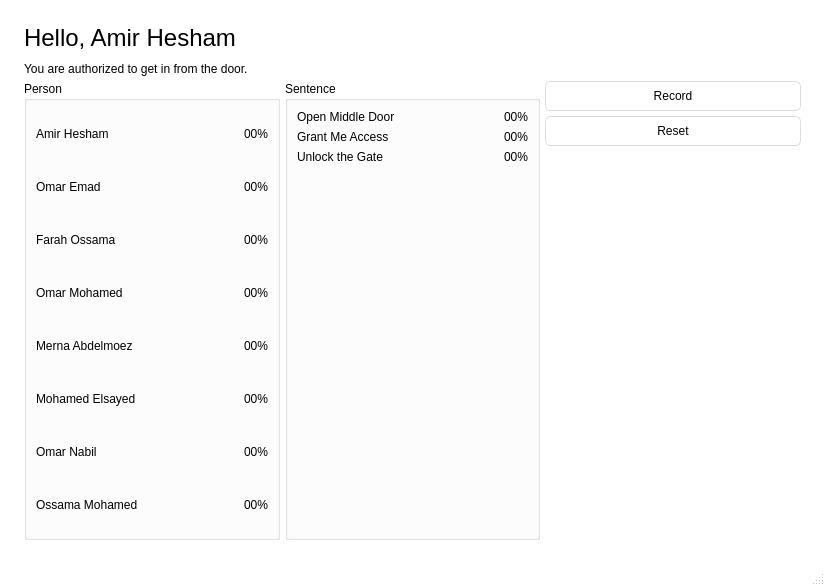
<?xml version="1.0" encoding="UTF-8"?>
<ui version="4.0">
 <class>MainWindow</class>
 <widget class="QMainWindow" name="MainWindow">
  <property name="geometry">
   <rect>
    <x>0</x>
    <y>0</y>
    <width>825</width>
    <height>586</height>
   </rect>
  </property>
  <property name="windowTitle">
   <string>MainWindow</string>
  </property>
  <property name="styleSheet">
   <string notr="true">/*
Aqua Style Sheet for QT Applications
Author: Jaime A. Quiroga P.
Company: GTRONICK
Last updated: 22/01/2019, 07:55.
Available at: https://github.com/GTRONICK/QSS/blob/master/Aqua.qss
*/
QMainWindow {
	background-color: white;
}
QTextEdit {
	border-width: 1px;
	border-style: solid;
	border-color: qlineargradient(spread:pad, x1:0.5, y1:1, x2:0.5, y2:0, stop:0 rgba(0, 113, 255, 255), stop:1 rgba(91, 171, 252, 255));
}
QPlainTextEdit {
	border-width: 1px;
	border-style: solid;
	border-color: qlineargradient(spread:pad, x1:0.5, y1:1, x2:0.5, y2:0, stop:0 rgba(0, 113, 255, 255), stop:1 rgba(91, 171, 252, 255));
}
QToolButton {
	border-style: solid;
	border-top-color: qlineargradient(spread:pad, x1:0.5, y1:1, x2:0.5, y2:0, stop:0 rgb(215, 215, 215), stop:1 rgb(222, 222, 222));
	border-right-color: qlineargradient(spread:pad, x1:0, y1:0.5, x2:1, y2:0.5, stop:0 rgb(217, 217, 217), stop:1 rgb(227, 227, 227));
	border-left-color: qlineargradient(spread:pad, x1:0, y1:0.5, x2:1, y2:0.5, stop:0 rgb(227, 227, 227), stop:1 rgb(217, 217, 217));
	border-bottom-color: qlineargradient(spread:pad, x1:0.5, y1:1, x2:0.5, y2:0, stop:0 rgb(215, 215, 215), stop:1 rgb(222, 222, 222));
	border-width: 1px;
	border-radius: 5px;
	color: rgb(0,0,0);
	padding: 2px;
	background-color: rgb(255,255,255);
}
QToolButton:hover{
	border-style: solid;
	border-top-color: qlineargradient(spread:pad, x1:0.5, y1:1, x2:0.5, y2:0, stop:0 rgb(195, 195, 195), stop:1 rgb(222, 222, 222));
	border-right-color: qlineargradient(spread:pad, x1:0, y1:0.5, x2:1, y2:0.5, stop:0 rgb(197, 197, 197), stop:1 rgb(227, 227, 227));
	border-left-color: qlineargradient(spread:pad, x1:0, y1:0.5, x2:1, y2:0.5, stop:0 rgb(227, 227, 227), stop:1 rgb(197, 197, 197));
	border-bottom-color: qlineargradient(spread:pad, x1:0.5, y1:1, x2:0.5, y2:0, stop:0 rgb(195, 195, 195), stop:1 rgb(222, 222, 222));
	border-width: 1px;
	border-radius: 5px;
	color: rgb(0,0,0);
	padding: 2px;
	background-color: rgb(255,255,255);
}
QToolButton:pressed{
	border-style: solid;
	border-top-color: qlineargradient(spread:pad, x1:0.5, y1:1, x2:0.5, y2:0, stop:0 rgb(215, 215, 215), stop:1 rgb(222, 222, 222));
	border-right-color: qlineargradient(spread:pad, x1:0, y1:0.5, x2:1, y2:0.5, stop:0 rgb(217, 217, 217), stop:1 rgb(227, 227, 227));
	border-left-color: qlineargradient(spread:pad, x1:0, y1:0.5, x2:1, y2:0.5, stop:0 rgb(227, 227, 227), stop:1 rgb(217, 217, 217));
	border-bottom-color: qlineargradient(spread:pad, x1:0.5, y1:1, x2:0.5, y2:0, stop:0 rgb(215, 215, 215), stop:1 rgb(222, 222, 222));
	border-width: 1px;
	border-radius: 5px;
	color: rgb(0,0,0);
	padding: 2px;
	background-color: rgb(142,142,142);
}
QPushButton{
	border-style: solid;
	border-top-color: qlineargradient(spread:pad, x1:0.5, y1:1, x2:0.5, y2:0, stop:0 rgb(215, 215, 215), stop:1 rgb(222, 222, 222));
	border-right-color: qlineargradient(spread:pad, x1:0, y1:0.5, x2:1, y2:0.5, stop:0 rgb(217, 217, 217), stop:1 rgb(227, 227, 227));
	border-left-color: qlineargradient(spread:pad, x1:0, y1:0.5, x2:1, y2:0.5, stop:0 rgb(227, 227, 227), stop:1 rgb(217, 217, 217));
	border-bottom-color: qlineargradient(spread:pad, x1:0.5, y1:1, x2:0.5, y2:0, stop:0 rgb(215, 215, 215), stop:1 rgb(222, 222, 222));
	border-width: 1px;
	border-radius: 5px;
	color: rgb(0,0,0);
	padding: 2px;
	background-color: rgb(255,255,255);
}
QPushButton::default{
	border-style: solid;
	border-top-color: qlineargradient(spread:pad, x1:0.5, y1:1, x2:0.5, y2:0, stop:0 rgb(215, 215, 215), stop:1 rgb(222, 222, 222));
	border-right-color: qlineargradient(spread:pad, x1:0, y1:0.5, x2:1, y2:0.5, stop:0 rgb(217, 217, 217), stop:1 rgb(227, 227, 227));
	border-left-color: qlineargradient(spread:pad, x1:0, y1:0.5, x2:1, y2:0.5, stop:0 rgb(227, 227, 227), stop:1 rgb(217, 217, 217));
	border-bottom-color: qlineargradient(spread:pad, x1:0.5, y1:1, x2:0.5, y2:0, stop:0 rgb(215, 215, 215), stop:1 rgb(222, 222, 222));
	border-width: 1px;
	border-radius: 5px;
	color: rgb(0,0,0);
	padding: 2px;
	background-color: rgb(255,255,255);
}
QPushButton:hover{
	border-style: solid;
	border-top-color: qlineargradient(spread:pad, x1:0.5, y1:1, x2:0.5, y2:0, stop:0 rgb(195, 195, 195), stop:1 rgb(222, 222, 222));
	border-right-color: qlineargradient(spread:pad, x1:0, y1:0.5, x2:1, y2:0.5, stop:0 rgb(197, 197, 197), stop:1 rgb(227, 227, 227));
	border-left-color: qlineargradient(spread:pad, x1:0, y1:0.5, x2:1, y2:0.5, stop:0 rgb(227, 227, 227), stop:1 rgb(197, 197, 197));
	border-bottom-color: qlineargradient(spread:pad, x1:0.5, y1:1, x2:0.5, y2:0, stop:0 rgb(195, 195, 195), stop:1 rgb(222, 222, 222));
	border-width: 1px;
	border-radius: 5px;
	color: rgb(0,0,0);
	padding: 2px;
	background-color: rgb(255,255,255);
}
QPushButton:pressed{
	border-style: solid;
	border-top-color: qlineargradient(spread:pad, x1:0.5, y1:1, x2:0.5, y2:0, stop:0 rgb(215, 215, 215), stop:1 rgb(222, 222, 222));
	border-right-color: qlineargradient(spread:pad, x1:0, y1:0.5, x2:1, y2:0.5, stop:0 rgb(217, 217, 217), stop:1 rgb(227, 227, 227));
	border-left-color: qlineargradient(spread:pad, x1:0, y1:0.5, x2:1, y2:0.5, stop:0 rgb(227, 227, 227), stop:1 rgb(217, 217, 217));
	border-bottom-color: qlineargradient(spread:pad, x1:0.5, y1:1, x2:0.5, y2:0, stop:0 rgb(215, 215, 215), stop:1 rgb(222, 222, 222));
	border-width: 1px;
	border-radius: 5px;
	color: rgb(0,0,0);
	padding: 2px;
	background-color: rgb(142,142,142);
}
QPushButton:disabled{
	border-style: solid;
	border-top-color: qlineargradient(spread:pad, x1:0.5, y1:1, x2:0.5, y2:0, stop:0 rgb(215, 215, 215), stop:1 rgb(222, 222, 222));
	border-right-color: qlineargradient(spread:pad, x1:0, y1:0.5, x2:1, y2:0.5, stop:0 rgb(217, 217, 217), stop:1 rgb(227, 227, 227));
	border-left-color: qlineargradient(spread:pad, x1:0, y1:0.5, x2:1, y2:0.5, stop:0 rgb(227, 227, 227), stop:1 rgb(217, 217, 217));
	border-bottom-color: qlineargradient(spread:pad, x1:0.5, y1:1, x2:0.5, y2:0, stop:0 rgb(215, 215, 215), stop:1 rgb(222, 222, 222));
	border-width: 1px;
	border-radius: 5px;
	color: #808086;
	padding: 2px;
	background-color: rgb(142,142,142);
}
QLineEdit {
	border-width: 1px; border-radius: 4px;
	border-style: solid;
	border-color: qlineargradient(spread:pad, x1:0.5, y1:1, x2:0.5, y2:0, stop:0 rgba(0, 113, 255, 255), stop:1 rgba(91, 171, 252, 255));
}
QLabel {
	color: #000000;
}
QLCDNumber {
	color: rgb(0, 113, 255, 255);
}
QProgressBar {
	text-align: center;
	color: rgb(240, 240, 240);
	border-width: 1px; 
	border-radius: 10px;
	border-color: rgb(230, 230, 230);
	border-style: solid;
	background-color:rgb(207,207,207);
}
QProgressBar::chunk {
	background-color: qlineargradient(spread:pad, x1:0.5, y1:1, x2:0.5, y2:0, stop:0 rgba(49, 147, 250, 255), stop:1 rgba(34, 142, 255, 255));
	border-radius: 10px;
}
QMenuBar {
	background-color: qlineargradient(spread:pad, x1:0.5, y1:1, x2:0.5, y2:0, stop:0 rgba(207, 209, 207, 255), stop:1 rgba(230, 229, 230, 255));
}
QMenuBar::item {
	color: #000000;
  	spacing: 3px;
  	padding: 1px 4px;
	background-color: qlineargradient(spread:pad, x1:0.5, y1:1, x2:0.5, y2:0, stop:0 rgba(207, 209, 207, 255), stop:1 rgba(230, 229, 230, 255));
}

QMenuBar::item:selected {
  	background-color: qlineargradient(spread:pad, x1:0.5, y1:1, x2:0.5, y2:0, stop:0 rgba(0, 113, 255, 255), stop:1 rgba(91, 171, 252, 255));
	color: #FFFFFF;
}
QMenu::item:selected {
	border-style: solid;
	border-top-color: transparent;
	border-right-color: transparent;
	border-left-color: qlineargradient(spread:pad, x1:0.5, y1:1, x2:0.5, y2:0, stop:0 rgba(0, 113, 255, 255), stop:1 rgba(91, 171, 252, 255));
	border-bottom-color: transparent;
	border-left-width: 2px;
	color: #000000;
	padding-left:15px;
	padding-top:4px;
	padding-bottom:4px;
	padding-right:7px;
}
QMenu::item {
	border-style: solid;
	border-top-color: transparent;
	border-right-color: transparent;
	border-left-color: transparent;
	border-bottom-color: transparent;
	border-bottom-width: 1px;
	color: #000000;
	padding-left:17px;
	padding-top:4px;
	padding-bottom:4px;
	padding-right:7px;
}
QTabWidget {
	color:rgb(0,0,0);
	background-color:#000000;
}
QTabWidget::pane {
		border-color: rgb(223,223,223);
		background-color:rgb(226,226,226);
		border-style: solid;
		border-width: 2px;
    	border-radius: 6px;
}
QTabBar::tab:first {
	border-style: solid;
	border-left-width:1px;
	border-right-width:0px;
	border-top-width:1px;
	border-bottom-width:1px;
	border-top-color: rgb(209,209,209);
	border-left-color: qlineargradient(spread:pad, x1:0.5, y1:1, x2:0.5, y2:0, stop:0 rgba(209, 209, 209, 209), stop:1 rgba(229, 229, 229, 229));
	border-bottom-color: rgb(229,229,229);
	border-top-left-radius: 4px;
	border-bottom-left-radius: 4px;
	color: #000000;
	padding: 3px;
	margin-left:0px;
	background-color: qlineargradient(spread:pad, x1:0.5, y1:1, x2:0.5, y2:0, stop:0 rgba(247, 247, 247, 255), stop:1 rgba(255, 255, 255, 255));
}
QTabBar::tab:last {
	border-style: solid;
	border-width:1px;
	border-top-color: rgb(209,209,209);
	border-left-color: qlineargradient(spread:pad, x1:0.5, y1:1, x2:0.5, y2:0, stop:0 rgba(209, 209, 209, 209), stop:1 rgba(229, 229, 229, 229));
	border-right-color: qlineargradient(spread:pad, x1:0.5, y1:1, x2:0.5, y2:0, stop:0 rgba(209, 209, 209, 209), stop:1 rgba(229, 229, 229, 229));
	border-bottom-color: rgb(229,229,229);
	border-top-right-radius: 4px;
	border-bottom-right-radius: 4px;
	color: #000000;
	padding: 3px;
	margin-left:0px;
	background-color: qlineargradient(spread:pad, x1:0.5, y1:1, x2:0.5, y2:0, stop:0 rgba(247, 247, 247, 255), stop:1 rgba(255, 255, 255, 255));
}
QTabBar::tab {
	border-style: solid;
	border-top-width:1px;
	border-bottom-width:1px;
	border-left-width:1px;
	border-top-color: rgb(209,209,209);
	border-left-color: qlineargradient(spread:pad, x1:0.5, y1:1, x2:0.5, y2:0, stop:0 rgba(209, 209, 209, 209), stop:1 rgba(229, 229, 229, 229));
	border-bottom-color: rgb(229,229,229);
	color: #000000;
	padding: 3px;
	margin-left:0px;
	background-color: qlineargradient(spread:pad, x1:0.5, y1:1, x2:0.5, y2:0, stop:0 rgba(247, 247, 247, 255), stop:1 rgba(255, 255, 255, 255));
}
QTabBar::tab:selected, QTabBar::tab:last:selected, QTabBar::tab:hover {
  	border-style: solid;
  	border-left-width:1px;
	border-right-color: transparent;
	border-top-color: rgb(209,209,209);
	border-left-color: qlineargradient(spread:pad, x1:0.5, y1:1, x2:0.5, y2:0, stop:0 rgba(209, 209, 209, 209), stop:1 rgba(229, 229, 229, 229));
	border-bottom-color: rgb(229,229,229);
	color: #FFFFFF;
	padding: 3px;
	margin-left:0px;
	background-color: qlineargradient(spread:pad, x1:0.5, y1:1, x2:0.5, y2:0, stop:0 rgba(0, 113, 255, 255), stop:1 rgba(91, 171, 252, 255));
}

QTabBar::tab:selected, QTabBar::tab:first:selected, QTabBar::tab:hover {
  	border-style: solid;
  	border-left-width:1px;
  	border-bottom-width:1px;
  	border-top-width:1px;
	border-right-color: transparent;
	border-top-color: rgb(209,209,209);
	border-left-color: qlineargradient(spread:pad, x1:0.5, y1:1, x2:0.5, y2:0, stop:0 rgba(209, 209, 209, 209), stop:1 rgba(229, 229, 229, 229));
	border-bottom-color: rgb(229,229,229);
	color: #FFFFFF;
	padding: 3px;
	margin-left:0px;
	background-color: qlineargradient(spread:pad, x1:0.5, y1:1, x2:0.5, y2:0, stop:0 rgba(0, 113, 255, 255), stop:1 rgba(91, 171, 252, 255));
}

QCheckBox {
	color: #000000;
	padding: 2px;
}
QCheckBox:disabled {
	color: #808086;
	padding: 2px;
}

QCheckBox:hover {
	border-radius:4px;
	border-style:solid;
	padding-left: 1px;
	padding-right: 1px;
	padding-bottom: 1px;
	padding-top: 1px;
	border-width:1px;
	border-color: transparent;
}
QCheckBox::indicator:checked {

	height: 10px;
	width: 10px;
	border-style:solid;
	border-width: 1px;
	border-color: qlineargradient(spread:pad, x1:0.5, y1:1, x2:0.5, y2:0, stop:0 rgba(0, 113, 255, 255), stop:1 rgba(91, 171, 252, 255));
	color: #000000;
	background-color: qlineargradient(spread:pad, x1:0.5, y1:1, x2:0.5, y2:0, stop:0 rgba(0, 113, 255, 255), stop:1 rgba(91, 171, 252, 255));
}
QCheckBox::indicator:unchecked {

	height: 10px;
	width: 10px;
	border-style:solid;
	border-width: 1px;
	border-color: qlineargradient(spread:pad, x1:0.5, y1:1, x2:0.5, y2:0, stop:0 rgba(0, 113, 255, 255), stop:1 rgba(91, 171, 252, 255));
	color: #000000;
}
QRadioButton {
	color: 000000;
	padding: 1px;
}
QRadioButton::indicator:checked {
	height: 10px;
	width: 10px;
	border-style:solid;
	border-radius:5px;
	border-width: 1px;
	border-color: qlineargradient(spread:pad, x1:0.5, y1:1, x2:0.5, y2:0, stop:0 rgba(0, 113, 255, 255), stop:1 rgba(91, 171, 252, 255));
	color: #a9b7c6;
	background-color: qlineargradient(spread:pad, x1:0.5, y1:1, x2:0.5, y2:0, stop:0 rgba(0, 113, 255, 255), stop:1 rgba(91, 171, 252, 255));
}
QRadioButton::indicator:!checked {
	height: 10px;
	width: 10px;
	border-style:solid;
	border-radius:5px;
	border-width: 1px;
	border-color: qlineargradient(spread:pad, x1:0.5, y1:1, x2:0.5, y2:0, stop:0 rgba(0, 113, 255, 255), stop:1 rgba(91, 171, 252, 255));
	color: #a9b7c6;
	background-color: transparent;
}
QStatusBar {
	color:#027f7f;
}
QSpinBox {
	border-style: solid;
	border-width: 1px;
	border-color: qlineargradient(spread:pad, x1:0.5, y1:1, x2:0.5, y2:0, stop:0 rgba(0, 113, 255, 255), stop:1 rgba(91, 171, 252, 255));
}
QDoubleSpinBox {
	border-style: solid;
	border-width: 1px;
	border-color: qlineargradient(spread:pad, x1:0.5, y1:1, x2:0.5, y2:0, stop:0 rgba(0, 113, 255, 255), stop:1 rgba(91, 171, 252, 255));
}
QTimeEdit {
	border-style: solid;
	border-width: 1px;
	border-color: qlineargradient(spread:pad, x1:0.5, y1:1, x2:0.5, y2:0, stop:0 rgba(0, 113, 255, 255), stop:1 rgba(91, 171, 252, 255));
}
QDateTimeEdit {
	border-style: solid;
	border-width: 1px;
	border-color: qlineargradient(spread:pad, x1:0.5, y1:1, x2:0.5, y2:0, stop:0 rgba(0, 113, 255, 255), stop:1 rgba(91, 171, 252, 255));
}
QDateEdit {
	border-style: solid;
	border-width: 1px;
	border-color: qlineargradient(spread:pad, x1:0.5, y1:1, x2:0.5, y2:0, stop:0 rgba(0, 113, 255, 255), stop:1 rgba(91, 171, 252, 255));
}

QToolBox {
	color: #a9b7c6;
	background-color:#000000;
}
QToolBox::tab {
	color: #a9b7c6;
	background-color:#000000;
}
QToolBox::tab:selected {
	color: #FFFFFF;
	background-color:#000000;
}
QScrollArea {
	color: #FFFFFF;
	background-color:#000000;
}
QSlider::groove:horizontal {
	height: 5px;
	background-color: qlineargradient(spread:pad, x1:0.5, y1:1, x2:0.5, y2:0, stop:0 rgba(49, 147, 250, 255), stop:1 rgba(34, 142, 255, 255));
}
QSlider::groove:vertical {
	width: 5px;
	background-color: qlineargradient(spread:pad, x1:0.5, y1:1, x2:0.5, y2:0, stop:0 rgba(49, 147, 250, 255), stop:1 rgba(34, 142, 255, 255));
}
QSlider::handle:horizontal {
	background: rgb(253,253,253);
	border-style: solid;
	border-width: 1px;
	border-color: rgb(207,207,207);
	width: 12px;
	margin: -5px 0;
	border-radius: 7px;
}
QSlider::handle:vertical {
	background: rgb(253,253,253);
	border-style: solid;
	border-width: 1px;
	border-color: rgb(207,207,207);
	height: 12px;
	margin: 0 -5px;
	border-radius: 7px;
}
QSlider::add-page:horizontal {
    background: rgb(181,181,181);
}
QSlider::add-page:vertical {
    background: rgb(181,181,181);
}
QSlider::sub-page:horizontal {
    background-color: qlineargradient(spread:pad, x1:0.5, y1:1, x2:0.5, y2:0, stop:0 rgba(49, 147, 250, 255), stop:1 rgba(34, 142, 255, 255));
}
QSlider::sub-page:vertical {
    background-color: qlineargradient(spread:pad, y1:0.5, x1:1, y2:0.5, x2:0, stop:0 rgba(49, 147, 250, 255), stop:1 rgba(34, 142, 255, 255));
}
QScrollBar:horizontal {
	max-height: 20px;
	border: 1px transparent grey;
	margin: 0px 20px 0px 20px;
}
QScrollBar:vertical {
	max-width: 20px;
	border: 1px transparent grey;
	margin: 20px 0px 20px 0px;
}
QScrollBar::handle:horizontal {
	background: rgb(253,253,253);
	border-style: solid;
	border-width: 1px;
	border-color: rgb(207,207,207);
	border-radius: 7px;
	min-width: 25px;
}
QScrollBar::handle:horizontal:hover {
	background: rgb(253,253,253);
	border-style: solid;
	border-width: 1px;
	border-color: rgb(147, 200, 200);
	border-radius: 7px;
	min-width: 25px;
}
QScrollBar::handle:vertical {
	background: rgb(253,253,253);
	border-style: solid;
	border-width: 1px;
	border-color: rgb(207,207,207);
	border-radius: 7px;
	min-height: 25px;
}
QScrollBar::handle:vertical:hover {
	background: rgb(253,253,253);
	border-style: solid;
	border-width: 1px;
	border-color: rgb(147, 200, 200);
	border-radius: 7px;
	min-height: 25px;
}
QScrollBar::add-line:horizontal {
   border: 2px transparent grey;
   border-top-right-radius: 7px;
   border-bottom-right-radius: 7px;
   background: rgba(34, 142, 255, 255);
   width: 20px;
   subcontrol-position: right;
   subcontrol-origin: margin;
}
QScrollBar::add-line:horizontal:pressed {
   border: 2px transparent grey;
   border-top-right-radius: 7px;
   border-bottom-right-radius: 7px;
   background: rgb(181,181,181);
   width: 20px;
   subcontrol-position: right;
   subcontrol-origin: margin;
}
QScrollBar::add-line:vertical {
   border: 2px transparent grey;
   border-bottom-left-radius: 7px;
   border-bottom-right-radius: 7px;
   background: rgba(34, 142, 255, 255);
   height: 20px;
   subcontrol-position: bottom;
   subcontrol-origin: margin;
}
QScrollBar::add-line:vertical:pressed {
   border: 2px transparent grey;
   border-bottom-left-radius: 7px;
   border-bottom-right-radius: 7px;
   background: rgb(181,181,181);
   height: 20px;
   subcontrol-position: bottom;
   subcontrol-origin: margin;
}
QScrollBar::sub-line:horizontal {
   border: 2px transparent grey;
   border-top-left-radius: 7px;
   border-bottom-left-radius: 7px;
   background: rgba(34, 142, 255, 255);
   width: 20px;
   subcontrol-position: left;
   subcontrol-origin: margin;
}
QScrollBar::sub-line:horizontal:pressed {
   border: 2px transparent grey;
   border-top-left-radius: 7px;
   border-bottom-left-radius: 7px;
   background: rgb(181,181,181);
   width: 20px;
   subcontrol-position: left;
   subcontrol-origin: margin;
}
QScrollBar::sub-line:vertical {
   border: 2px transparent grey;
   border-top-left-radius: 7px;
   border-top-right-radius: 7px;
   background: rgba(34, 142, 255, 255);
   height: 20px;
   subcontrol-position: top;
   subcontrol-origin: margin;
}
QScrollBar::sub-line:vertical:pressed {
   border: 2px transparent grey;
   border-top-left-radius: 7px;
   border-top-right-radius: 7px;
   background: rgb(181,181,181);
   height: 20px;
   subcontrol-position: top;
   subcontrol-origin: margin;
}
QScrollBar::left-arrow:horizontal {
   border: 1px transparent grey;
   border-top-left-radius: 3px;
   border-bottom-left-radius: 3px;
   width: 6px;
   height: 6px;
   background: white;
}
QScrollBar::right-arrow:horizontal {
   border: 1px transparent grey;
   border-top-right-radius: 3px;
   border-bottom-right-radius: 3px;
   width: 6px;
   height: 6px;
   background: white;
}
QScrollBar::up-arrow:vertical {
   border: 1px transparent grey;
   border-top-left-radius: 3px;
   border-top-right-radius: 3px;
   width: 6px;
   height: 6px;
   background: white;
}
QScrollBar::down-arrow:vertical {
   border: 1px transparent grey;
   border-bottom-left-radius: 3px;
   border-bottom-right-radius: 3px;
   width: 6px;
   height: 6px;
   background: white;
}
QScrollBar::add-page:horizontal, QScrollBar::sub-page:horizontal {
   background: none;
}
QScrollBar::add-page:vertical, QScrollBar::sub-page:vertical {
   background: none;
}</string>
  </property>
  <widget class="QWidget" name="centralwidget">
   <layout class="QVBoxLayout" name="verticalLayout_5">
    <property name="spacing">
     <number>5</number>
    </property>
    <property name="leftMargin">
     <number>24</number>
    </property>
    <property name="topMargin">
     <number>24</number>
    </property>
    <property name="rightMargin">
     <number>24</number>
    </property>
    <property name="bottomMargin">
     <number>24</number>
    </property>
    <item>
     <layout class="QVBoxLayout" name="verticalLayout_4">
      <item>
       <widget class="QLabel" name="welcome_lbl">
        <property name="styleSheet">
         <string notr="true">font-size: 24px;</string>
        </property>
        <property name="text">
         <string>Hello, Amir Hesham</string>
        </property>
       </widget>
      </item>
      <item>
       <widget class="SpectroWidget" name="spectrogram_graph" native="true"/>
      </item>
      <item>
       <widget class="QLabel" name="auth_lbl">
        <property name="styleSheet">
         <string notr="true"/>
        </property>
        <property name="text">
         <string>You are authorized to get in from the door.</string>
        </property>
       </widget>
      </item>
     </layout>
    </item>
    <item>
     <layout class="QHBoxLayout" name="horizontalLayout_3">
      <item>
       <widget class="QGroupBox" name="groupBox">
        <property name="title">
         <string>Person</string>
        </property>
        <layout class="QVBoxLayout" name="verticalLayout">
         <item>
          <layout class="QHBoxLayout" name="horizontalLayout">
           <item>
            <widget class="QLabel" name="label_7">
             <property name="text">
              <string>Amir Hesham</string>
             </property>
            </widget>
           </item>
           <item>
            <widget class="QLabel" name="amir_hesham">
             <property name="text">
              <string>00%</string>
             </property>
             <property name="alignment">
              <set>Qt::AlignRight|Qt::AlignTrailing|Qt::AlignVCenter</set>
             </property>
            </widget>
           </item>
          </layout>
         </item>
         <item>
          <layout class="QHBoxLayout" name="horizontalLayout_4">
           <item>
            <widget class="QLabel" name="label_8">
             <property name="text">
              <string>Omar Emad</string>
             </property>
            </widget>
           </item>
           <item>
            <widget class="QLabel" name="omar_emad">
             <property name="text">
              <string>00%</string>
             </property>
             <property name="alignment">
              <set>Qt::AlignRight|Qt::AlignTrailing|Qt::AlignVCenter</set>
             </property>
            </widget>
           </item>
          </layout>
         </item>
         <item>
          <layout class="QHBoxLayout" name="horizontalLayout_5">
           <item>
            <widget class="QLabel" name="label_9">
             <property name="text">
              <string>Farah Ossama</string>
             </property>
            </widget>
           </item>
           <item>
            <widget class="QLabel" name="farah_ossama">
             <property name="text">
              <string>00%</string>
             </property>
             <property name="alignment">
              <set>Qt::AlignRight|Qt::AlignTrailing|Qt::AlignVCenter</set>
             </property>
            </widget>
           </item>
          </layout>
         </item>
         <item>
          <layout class="QHBoxLayout" name="horizontalLayout_6">
           <item>
            <widget class="QLabel" name="label_10">
             <property name="text">
              <string>Omar Mohamed</string>
             </property>
            </widget>
           </item>
           <item>
            <widget class="QLabel" name="omar_mohamed">
             <property name="text">
              <string>00%</string>
             </property>
             <property name="alignment">
              <set>Qt::AlignRight|Qt::AlignTrailing|Qt::AlignVCenter</set>
             </property>
            </widget>
           </item>
          </layout>
         </item>
         <item>
          <layout class="QHBoxLayout" name="horizontalLayout_7">
           <item>
            <widget class="QLabel" name="label_11">
             <property name="text">
              <string>Merna Abdelmoez</string>
             </property>
            </widget>
           </item>
           <item>
            <widget class="QLabel" name="merna_abdelmoez">
             <property name="text">
              <string>00%</string>
             </property>
             <property name="alignment">
              <set>Qt::AlignRight|Qt::AlignTrailing|Qt::AlignVCenter</set>
             </property>
            </widget>
           </item>
          </layout>
         </item>
         <item>
          <layout class="QHBoxLayout" name="horizontalLayout_8">
           <item>
            <widget class="QLabel" name="label_12">
             <property name="text">
              <string>Mohamed Elsayed</string>
             </property>
            </widget>
           </item>
           <item>
            <widget class="QLabel" name="mohamed_elsayed">
             <property name="text">
              <string>00%</string>
             </property>
             <property name="alignment">
              <set>Qt::AlignRight|Qt::AlignTrailing|Qt::AlignVCenter</set>
             </property>
            </widget>
           </item>
          </layout>
         </item>
         <item>
          <layout class="QHBoxLayout" name="horizontalLayout_9">
           <item>
            <widget class="QLabel" name="label_13">
             <property name="text">
              <string>Omar Nabil</string>
             </property>
            </widget>
           </item>
           <item>
            <widget class="QLabel" name="omar_nabil">
             <property name="text">
              <string>00%</string>
             </property>
             <property name="alignment">
              <set>Qt::AlignRight|Qt::AlignTrailing|Qt::AlignVCenter</set>
             </property>
            </widget>
           </item>
          </layout>
         </item>
         <item>
          <layout class="QHBoxLayout" name="horizontalLayout_10">
           <item>
            <widget class="QLabel" name="label_18">
             <property name="text">
              <string>Ossama Mohamed</string>
             </property>
            </widget>
           </item>
           <item>
            <widget class="QLabel" name="ossama_mohamed">
             <property name="text">
              <string>00%</string>
             </property>
             <property name="alignment">
              <set>Qt::AlignRight|Qt::AlignTrailing|Qt::AlignVCenter</set>
             </property>
            </widget>
           </item>
          </layout>
         </item>
        </layout>
       </widget>
      </item>
      <item>
       <widget class="QGroupBox" name="groupBox_2">
        <property name="title">
         <string>Sentence</string>
        </property>
        <layout class="QVBoxLayout" name="verticalLayout_2">
         <item>
          <layout class="QHBoxLayout" name="horizontalLayout_11">
           <item>
            <widget class="QLabel" name="label_19">
             <property name="text">
              <string>Open Middle Door</string>
             </property>
            </widget>
           </item>
           <item>
            <widget class="QLabel" name="omd">
             <property name="text">
              <string>00%</string>
             </property>
             <property name="alignment">
              <set>Qt::AlignRight|Qt::AlignTrailing|Qt::AlignVCenter</set>
             </property>
            </widget>
           </item>
          </layout>
         </item>
         <item>
          <layout class="QHBoxLayout" name="horizontalLayout_12">
           <item>
            <widget class="QLabel" name="label_21">
             <property name="text">
              <string>Grant Me Access</string>
             </property>
            </widget>
           </item>
           <item>
            <widget class="QLabel" name="gma">
             <property name="text">
              <string>00%</string>
             </property>
             <property name="alignment">
              <set>Qt::AlignRight|Qt::AlignTrailing|Qt::AlignVCenter</set>
             </property>
            </widget>
           </item>
          </layout>
         </item>
         <item>
          <layout class="QHBoxLayout" name="horizontalLayout_13">
           <item>
            <widget class="QLabel" name="label_23">
             <property name="text">
              <string>Unlock the Gate</string>
             </property>
            </widget>
           </item>
           <item>
            <widget class="QLabel" name="utg">
             <property name="text">
              <string>00%</string>
             </property>
             <property name="alignment">
              <set>Qt::AlignRight|Qt::AlignTrailing|Qt::AlignVCenter</set>
             </property>
            </widget>
           </item>
          </layout>
         </item>
         <item>
          <spacer name="verticalSpacer">
           <property name="orientation">
            <enum>Qt::Vertical</enum>
           </property>
           <property name="sizeHint" stdset="0">
            <size>
             <width>20</width>
             <height>40</height>
            </size>
           </property>
          </spacer>
         </item>
        </layout>
       </widget>
      </item>
      <item>
       <layout class="QVBoxLayout" name="verticalLayout_3">
        <item>
         <widget class="QPushButton" name="record_button">
          <property name="minimumSize">
           <size>
            <width>120</width>
            <height>30</height>
           </size>
          </property>
          <property name="text">
           <string>Record</string>
          </property>
         </widget>
        </item>
        <item>
         <widget class="QPushButton" name="reset_button">
          <property name="minimumSize">
           <size>
            <width>120</width>
            <height>30</height>
           </size>
          </property>
          <property name="styleSheet">
           <string notr="true">background: none;</string>
          </property>
          <property name="text">
           <string>Reset</string>
          </property>
         </widget>
        </item>
        <item>
         <spacer name="verticalSpacer_2">
          <property name="orientation">
           <enum>Qt::Vertical</enum>
          </property>
          <property name="sizeHint" stdset="0">
           <size>
            <width>20</width>
            <height>40</height>
           </size>
          </property>
         </spacer>
        </item>
       </layout>
      </item>
     </layout>
    </item>
   </layout>
  </widget>
  <widget class="QMenuBar" name="menubar">
   <property name="geometry">
    <rect>
     <x>0</x>
     <y>0</y>
     <width>825</width>
     <height>23</height>
    </rect>
   </property>
  </widget>
  <widget class="QStatusBar" name="statusbar"/>
 </widget>
 <customwidgets>
  <customwidget>
   <class>SpectroWidget</class>
   <extends>QWidget</extends>
   <header location="global">spectrowidget.h</header>
   <container>1</container>
  </customwidget>
 </customwidgets>
 <resources/>
 <connections/>
</ui>
